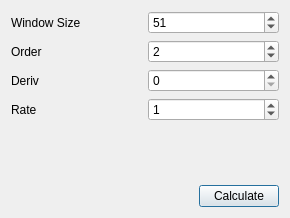
<?xml version="1.0" encoding="UTF-8"?>
<ui version="4.0">
 <class>Dialog</class>
 <widget class="QDialog" name="Dialog">
  <property name="geometry">
   <rect>
    <x>0</x>
    <y>0</y>
    <width>290</width>
    <height>218</height>
   </rect>
  </property>
  <property name="windowTitle">
   <string>Savitzky Golay</string>
  </property>
  <layout class="QGridLayout" name="gridLayout_2">
   <item row="0" column="0" colspan="2">
    <layout class="QGridLayout" name="gridLayout">
     <item row="0" column="0">
      <widget class="QLabel" name="label">
       <property name="text">
        <string>Window Size</string>
       </property>
      </widget>
     </item>
     <item row="0" column="1">
      <widget class="QSpinBox" name="spinBox">
       <property name="maximum">
        <number>999999</number>
       </property>
       <property name="value">
        <number>51</number>
       </property>
      </widget>
     </item>
     <item row="1" column="0">
      <widget class="QLabel" name="label_2">
       <property name="text">
        <string>Order</string>
       </property>
      </widget>
     </item>
     <item row="1" column="1">
      <widget class="QSpinBox" name="spinBox_2">
       <property name="maximum">
        <number>999999</number>
       </property>
       <property name="value">
        <number>2</number>
       </property>
      </widget>
     </item>
     <item row="2" column="0">
      <widget class="QLabel" name="label_3">
       <property name="text">
        <string>Deriv</string>
       </property>
      </widget>
     </item>
     <item row="2" column="1">
      <widget class="QSpinBox" name="spinBox_3">
       <property name="maximum">
        <number>999999</number>
       </property>
       <property name="value">
        <number>0</number>
       </property>
      </widget>
     </item>
     <item row="3" column="0">
      <widget class="QLabel" name="label_4">
       <property name="text">
        <string>Rate</string>
       </property>
      </widget>
     </item>
     <item row="3" column="1">
      <widget class="QSpinBox" name="spinBox_4">
       <property name="maximum">
        <number>999999</number>
       </property>
       <property name="value">
        <number>1</number>
       </property>
      </widget>
     </item>
    </layout>
   </item>
   <item row="1" column="0">
    <spacer name="verticalSpacer">
     <property name="orientation">
      <enum>Qt::Vertical</enum>
     </property>
     <property name="sizeHint" stdset="0">
      <size>
       <width>20</width>
       <height>40</height>
      </size>
     </property>
    </spacer>
   </item>
   <item row="2" column="0">
    <spacer name="horizontalSpacer">
     <property name="orientation">
      <enum>Qt::Horizontal</enum>
     </property>
     <property name="sizeHint" stdset="0">
      <size>
       <width>168</width>
       <height>20</height>
      </size>
     </property>
    </spacer>
   </item>
   <item row="2" column="1">
    <widget class="QPushButton" name="pushButton">
     <property name="text">
      <string>Calculate</string>
     </property>
    </widget>
   </item>
  </layout>
 </widget>
 <resources/>
 <connections/>
</ui>
